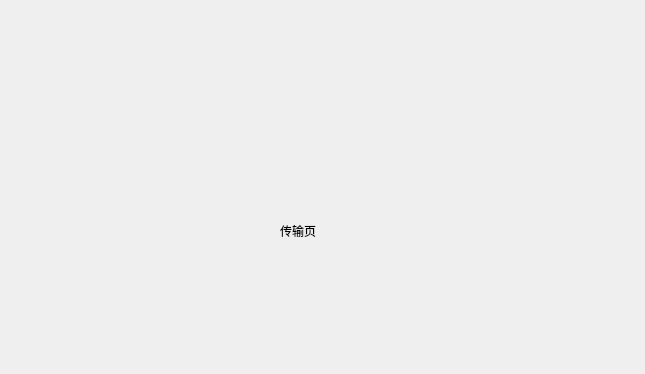
<?xml version="1.0" encoding="UTF-8"?>
<ui version="4.0">
 <class>TransmitPage</class>
 <widget class="QWidget" name="TransmitPage">
  <property name="geometry">
   <rect>
    <x>0</x>
    <y>0</y>
    <width>645</width>
    <height>374</height>
   </rect>
  </property>
  <property name="windowTitle">
   <string>Form</string>
  </property>
  <widget class="QLabel" name="label">
   <property name="geometry">
    <rect>
     <x>280</x>
     <y>210</y>
     <width>111</width>
     <height>41</height>
    </rect>
   </property>
   <property name="text">
    <string>传输页</string>
   </property>
  </widget>
 </widget>
 <resources/>
 <connections/>
</ui>
